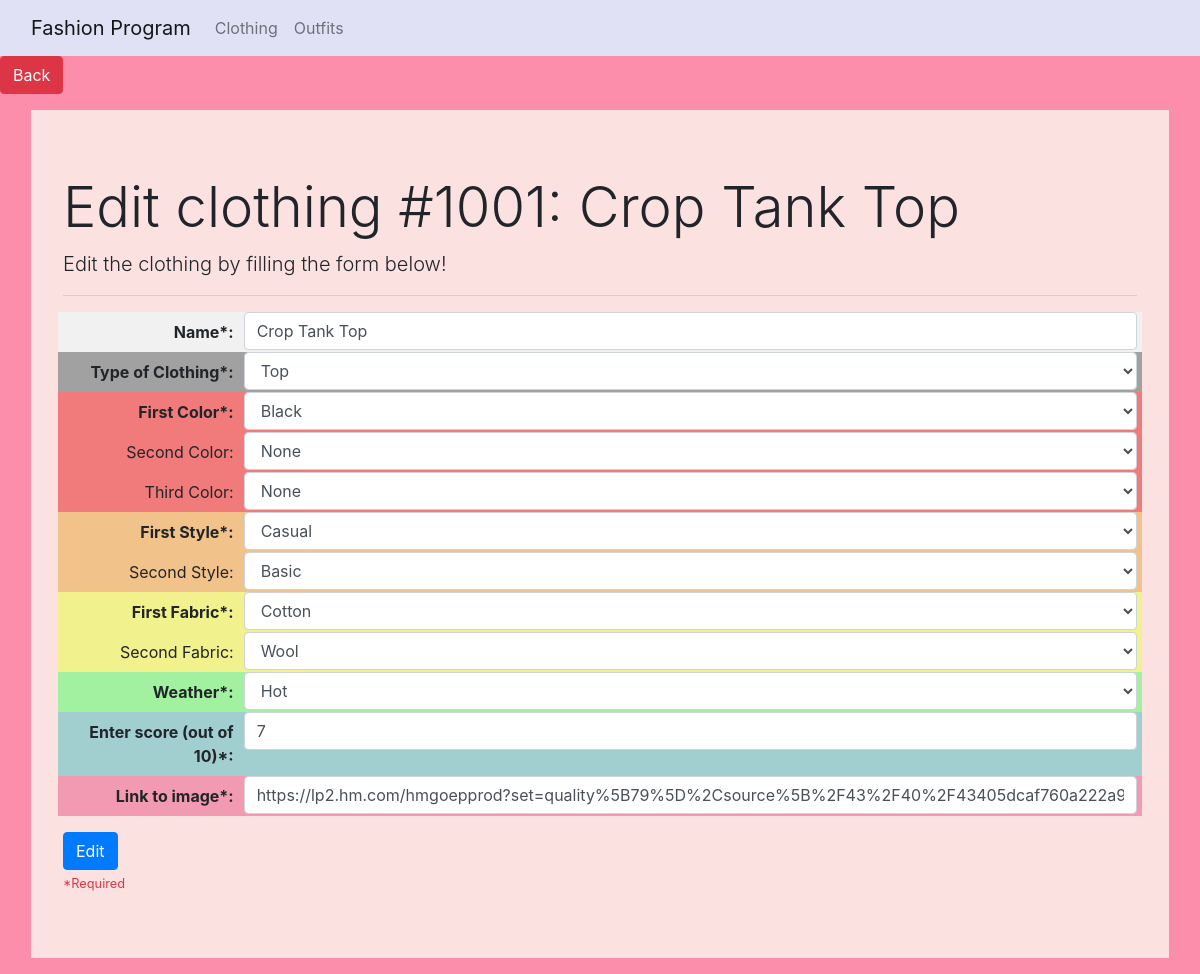
Before: /edit/1001 with the older database file.
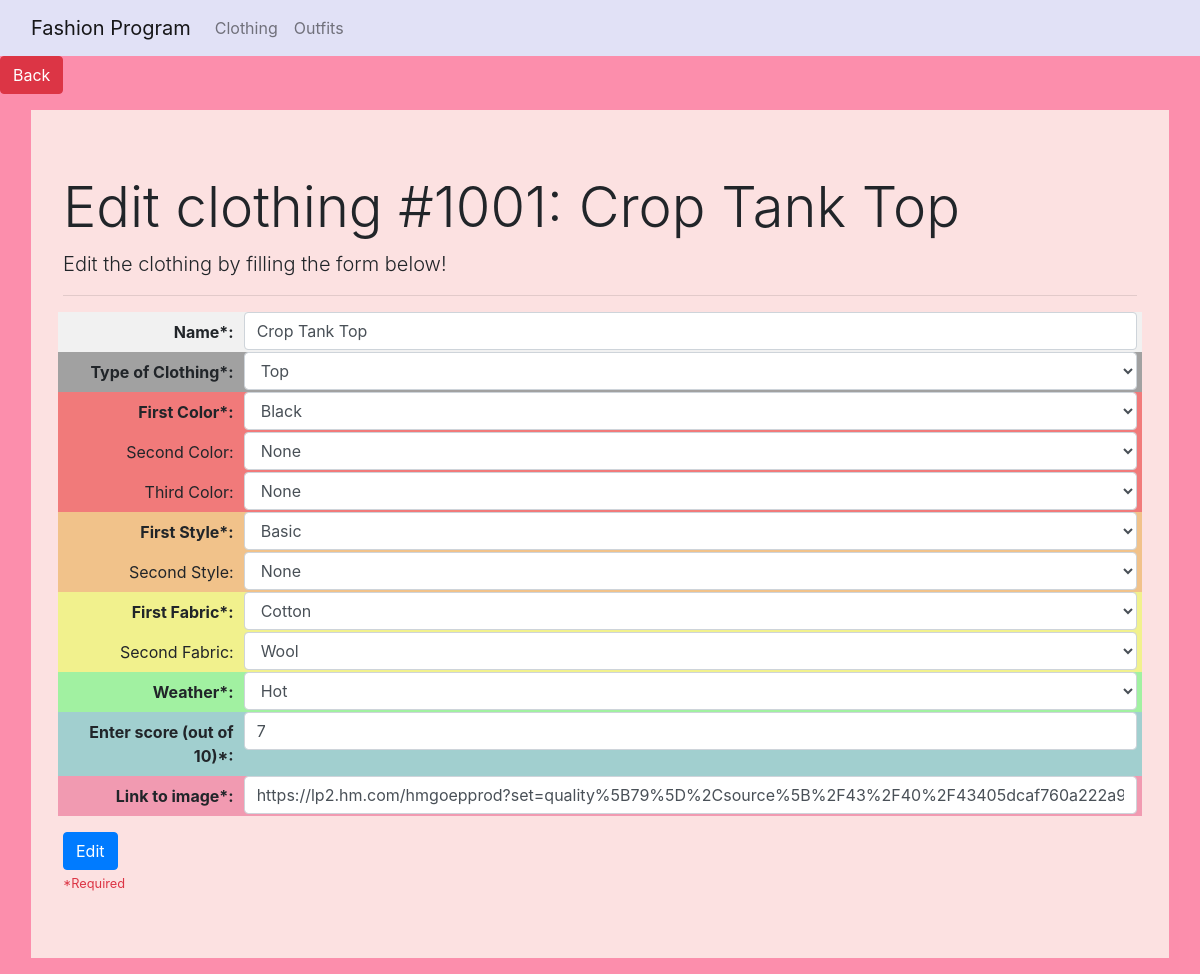
After: the same page with the newer database file.
### tables this page shows
CREATE TABLE Clothing (
        Clothing_ID INT PRIMARY KEY,
        Name TEXT NOT NULL,
        Color1 TEXT NOT NULL,
        Style1 TEXT NOT NULL,
        Fabric1 TEXT NOT NULL,
        Weather INT NOT NULL,
        Score INT NOT NULL,
        Link TEXT NOT NULL,
        Type TEXT NOT NULL
    );

CREATE TABLE Additional_Style_2 (
        Clothing_ID INT PRIMARY KEY,
        Data TEXT NOT NULL
    );

CREATE TABLE Additional_Fabric_2 (
        Clothing_ID INT PRIMARY KEY,
        Data TEXT NOT NULL
    );

### main.py (the view, shortened to what this page needs)
@app.route('/edit/<ID>', methods=["GET", "POST"])
def editClothing(ID):  # to edit clothing
    global COLORS, STYLES, FABRICS, WEATHER, CLOTHING_TYPES
    EXISTING_INFORMATION = algorithms.formatClothingInput(algorithms.getExistingClothingInfo(ID))  # find existing information
    ALERT = ""
    return render_template("edit.html", existing_info = EXISTING_INFORMATION, colors=COLORS, styles=STYLES,
                           fabrics=FABRICS, weather=WEATHER, clothing_types=CLOTHING_TYPES, alert=ALERT)

### algorithms.py (called while the page is built)
def formatClothingInput(CLOTHING_INFO):
    for i in range(len(CLOTHING_INFO[1]) - 1, -1, -1):
        if CLOTHING_INFO[1][i] is None or CLOTHING_INFO[1][i] == "None" or CLOTHING_INFO[1][i] == "":
            CLOTHING_INFO[1].pop(i)
    while len(CLOTHING_INFO[1]) < 3:
        CLOTHING_INFO[1].append(None)
    for i in range(len(CLOTHING_INFO[2]) - 1, -1, -1):
        if CLOTHING_INFO[2][i] is None or CLOTHING_INFO[2][i] == "None" or CLOTHING_INFO[2][i] == "":
            CLOTHING_INFO[2].pop(i)
    while len(CLOTHING_INFO[2]) < 2:
        CLOTHING_INFO[2].append(None)
    for i in range(len(CLOTHING_INFO[3]) - 1, -1, -1):
        if CLOTHING_INFO[3][i] is None or CLOTHING_INFO[3][i] == "None" or CLOTHING_INFO[3][i] == "":
            CLOTHING_INFO[3].pop(i)
    while len(CLOTHING_INFO[3]) < 2:
        CLOTHING_INFO[3].append(None)
    return CLOTHING_INFO

### templates/edit.html (shortened to what this page needs)
<!doctype html>
<html lang="en">
  <head>
    <link rel="stylesheet" href="https://cdn.jsdelivr.net/npm/bootstrap@4.0.0/dist/css/bootstrap.min.css">
    <link rel="stylesheet" type="text/css" href="{{ url_for('static',filename='styles/custom.css') }}">
  </head>
  <body>
    <nav class="navbar navbar-expand-xl navbar-light">
      <div class="container-fluid">
        <div class="navbar-brand">Fashion Program</div>
        <div class="collapse navbar-collapse" id="navbarSupportedContent">
          <ul class="navbar-nav mr-auto">
            <li class="nav-item">
              <a class="nav-link" href="/">Clothing</a>
            </li>
            <li class="nav-item">
              <a class="nav-link" href="#">Outfits</a>
            </li>
          </ul>
        </div>
      </div>
    </nav>
    <a href="/" role="button" class="btn btn-danger">Back</a>
    <div class="container-fluid">
        <div class="jumbotron m-3">
            <h1 class="display-4">Edit clothing #{{existing_info[0]}}: {{existing_info[1]}}</h1>
            <p class="lead">Edit the clothing by filling the form below! </p>
            <hr>
            <form class="form-horizontal" method="post" action="/edit/{{existing_info[0]}}">
                <div class="form-row white-bg">
                  <label class="control-label col-sm-2 text-right font-weight-bold mt-2" for="clothingName">
                      Name*: </label>
                  <div class="col-sm-10">
                      <input type="text" class="form-control" id="clothingName" placeholder="Enter name" required
                             name="clothing name" value="{{existing_info[1]}}">
                  </div>
                </div>
                <div class="form-row light-gray-bg">
                  <label class="control-label col-sm-2 text-right font-weight-bold mt-2" for="clothingType">
                      Type of Clothing*: </label>
                  <div class="col-sm-10">
                      <select class="form-control" id="clothingType" required
                              name="clothing type">
                          {% for clothing_type in clothing_types %}
                            {% if existing_info[8] is not none %}
                                {% if clothing_type == existing_info[8] %}
                                    <option selected>{{clothing_type}}</option>
                                {% else %}
                                    <option>{{clothing_type}}</option>
                                {% endif %}
                            {% else %}
                                <option>{{clothing_type}}</option>
                            {% endif %}
                          {% endfor %}
                      </select>
                  </div>
                </div>
                <div class="form-row red-bg">
                  <label class="control-label col-sm-2 text-right font-weight-bold mt-2" for="firstColor">
                      First Color*: </label>
                  <div class="col-sm-10">
                      <select class="form-control" id="firstColor" required name="first color">
                          {% for color in colors %}
                            {% if existing_info[2][0] is not none %}
                                {% if color == existing_info[2][0] %}
                                    <option selected>{{color}}</option>
                                {% else %}
                                    <option>{{color}}</option>
                                {% endif %}
                            {% else %}
                                <option>{{color}}</option>
                            {% endif %}
                          {% endfor %}
                      </select>
                  </div>
                </div>
                <div class="form-row red-bg">
                  <label class="control-label col-sm-2 text-right mt-2" for="secondColor">
                      Second Color: </label>
                  <div class="col-sm-10">
                      <select class="form-control" id="secondColor" name="second color">
                          {% for color in colors %}
                            {% if existing_info[2][1] is not none %}
                                {% if color == existing_info[2][1] %}
                                    <option selected>{{color}}</option>
                                {% else %}
                                    <option>{{color}}</option>
                                {% endif %}
                            {% else %}
                                <option>{{color}}</option>
                            {% endif %}
                          {% endfor %}
                      </select>
                  </div>
                </div>
                <div class="form-row red-bg">
                  <label class="control-label col-sm-2 text-right mt-2" for="thirdColor">
                      Third Color: </label>
                  <div class="col-sm-10">
                      <select class="form-control" id="thirdColor" name="third color">
                          {% for color in colors %}
                            {% if existing_info[2][2] is not none %}
                                {% if color == existing_info[2][2] %}
                                    <option selected>{{color}}</option>
                                {% else %}
                                    <option>{{color}}</option>
                                {% endif %}
                            {% else %}
                                <option>{{color}}</option>
                            {% endif %}
                          {% endfor %}
                      </select>
                  </div>
                </div>
                <div class="form-row orange-bg">
                  <label class="control-label col-sm-2 text-right font-weight-bold mt-2" for="firstStyle">
                      First Style*: </label>
                  <div class="col-sm-10">
                      <select class="form-control" id="firstStyle" required name="first style">
                          {% for style in styles %}
                            {% if existing_info[3][0] is not none %}
                                {% if style == existing_info[3][0] %}
                                    <option selected>{{style}}</option>
                                {% else %}
                                    <option>{{style}}</option>
                                {% endif %}
                            {% else %}
                                <option>{{style}}</option>
                            {% endif %}
                          {% endfor %}
                      </select>
                  </div>
                </div>
                <div class="form-row orange-bg">
                  <label class="control-label col-sm-2 text-right mt-2" for="secondStyle">Second Style: </label>
                  <div class="col-sm-10">
                      <select class="form-control" id="secondStyle" name="second style">
                          {% for style in styles %}
                            {% if existing_info[3][1] is not none %}
                                {% if style == existing_info[3][1] %}
                                    <option selected>{{style}}</option>
                                {% else %}
                                    <option>{{style}}</option>
                                {% endif %}
                            {% else %}
                                <option>{{style}}</option>
                            {% endif %}
                          {% endfor %}
                      </select>
                  </div>
                </div>
                <div class="form-row yellow-bg">
                  <label class="control-label col-sm-2 text-right font-weight-bold mt-2" for="firstFabric">
                      First Fabric*: </label>
                  <div class="col-sm-10">
                      <select class="form-control" id="firstFabric" required name="first fabric">
                          {% for fabric in fabrics %}
                            {% if existing_info[4][0] is not none %}
                                {% if fabric == existing_info[4][0] %}
                                    <option selected>{{fabric}}</option>
                                {% else %}
                                    <option>{{fabric}}</option>
                                {% endif %}
                            {% else %}
                                <option>{{fabric}}</option>
                            {% endif %}
                          {% endfor %}
                      </select>
                  </div>
                </div>
                <div class="form-row yellow-bg">
                  <label class="control-label col-sm-2 text-right mt-2" for="secondFabric">
                      Second Fabric: </label>
                  <div class="col-sm-10">
                      <select class="form-control" id="secondFabric" name="second fabric">
                          {% for fabric in fabrics %}
                            {% if existing_info[4][1] is not none %}
                                {% if fabric == existing_info[4][1] %}
                                    <option selected>{{fabric}}</option>
                                {% else %}
                                    <option>{{fabric}}</option>
                                {% endif %}
                            {% else %}
                                <option>{{fabric}}</option>
                            {% endif %}
                          {% endfor %}
                      </select>
                  </div>
                </div>
                <div class="form-row green-bg">
                  <label class="control-label col-sm-2 text-right font-weight-bold mt-2" for="clothingWeather">
                      Weather*: </label>
                  <div class="col-sm-10">
                      <select class="form-control" id="clothingWeather" required name="weather">
                          {% for weatherType in weather %}
                            {% if existing_info[5] is not none %}
                                {% if weatherType == existing_info[5] %}
                                    <option selected>{{weatherType}}</option>
                                {% else %}
                                    <option>{{weatherType}}</option>
                                {% endif %}
                            {% else %}
                                <option>{{weatherType}}</option>
                            {% endif %}
                          {% endfor %}
                      </select>
                  </div>
                </div>
                <div class="form-row turquoise-bg">
                  <label class="control-label col-sm-2 text-right font-weight-bold mt-2" for="clothingScore">
                      Enter score (out of 10)*: </label>
                  <div class="col-sm-10">
                      <input type="number" min=0 max=10 class="form-control" id="clothingScore"
                             placeholder="Enter score" required name="clothing score" value="{{existing_info[6]}}">
                  </div>
                </div>
                <div class="form-row magenta-bg">
                  <label class="control-label col-sm-2 text-right font-weight-bold mt-2" for="imageLink">
                      Link to image*: </label>
                  <div class="col-sm-10">
                      <input type="text" class="form-control" id="imageLink" placeholder="Enter image link"
                             required name="image link" value="{{existing_info[7]}}">
                  </div>
                </div>
                <input type="submit" class="btn btn-primary" value="Edit">
            </form>
            <small class="text-danger">*Required</small>
        </div>
    </div>
  </body>
</html>

### static/styles/custom.css (style rules this page uses)
body { background-color: #FC8EAC; }
.jumbotron { background-color: #FCE1E1; border-radius: 0px; }
nav { background-color: #E1E1F6; }
.white-bg { background-color: #f1f1f1; }
.light-gray-bg { background-color: #a1a1a1; }
.red-bg { background-color: #f17a7a; }
.orange-bg { background-color: #f1c28a; }
.yellow-bg { background-color: #f1f18d; }
.green-bg { background-color: #a1f1a1; }
.turquoise-bg { background-color: #a1cfcf; }
.magenta-bg { background-color: #f19ab1; }

Changed rows visible on the page:
removed Additional_Style_2: Data "Basic"
changed Clothing "Crop Tank Top": Style1 "Casual" → "Basic"
Other visible differences:
form field value: (not shown) → "None"
